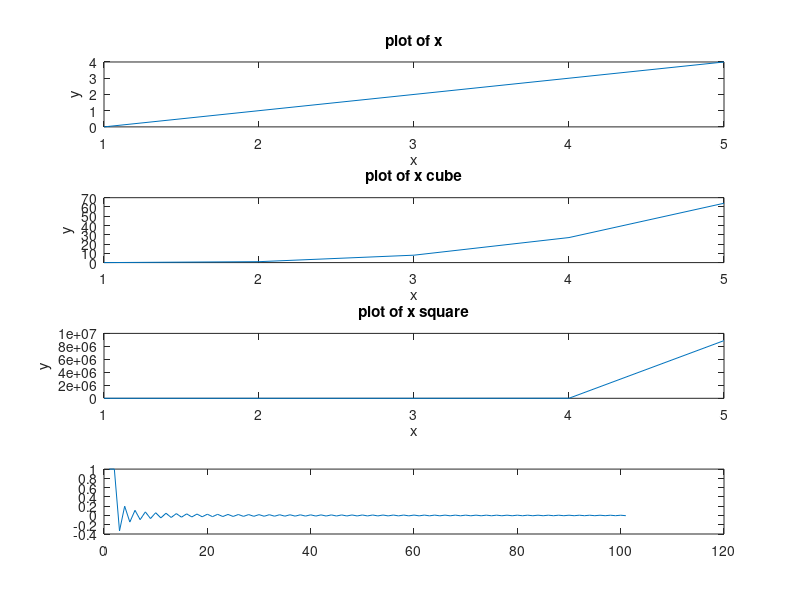

The MATLAB script that drew this image:
x=0:1:4;
subplot(411);
plot(x);
title('plot of x');
xlabel('x');
ylabel('y');

y=x.^3;
subplot(412);
plot(y);
title('plot of x cube');
xlabel('x');
ylabel('y');

z=exp(x.^2);
subplot(413);
plot(z);
title('plot of x square');
xlabel('x');
ylabel('y');

v=exp(x);
subplot(414);
plot(v);
title('plot of e^x');
xlabel('x');
ylabel('y');

n=0:100;
Xn=[(-1).^(n+1)]./(2*n-1);
y=Xn;
sum(y);
disp(y);
plot(y);